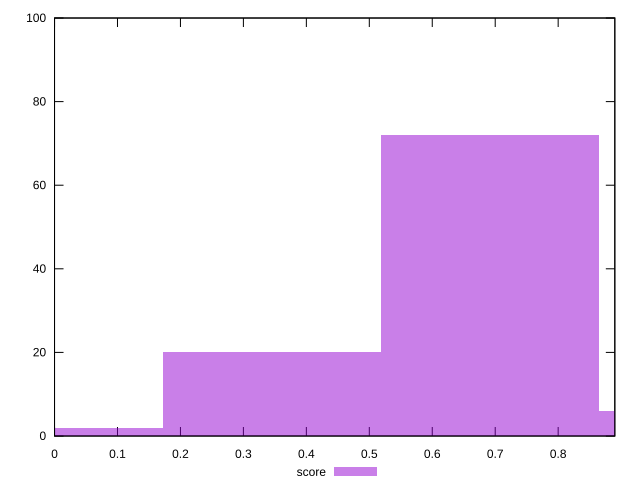

This chart was generated by the following gnuplot code:
reset

$score <<EOF
0.6920100527031325 72
0.34600502635156627 20
1.038015079054699 6
0 2
EOF

set key outside below
set boxwidth 0.34600502635156627
set xrange [0:0.89]
set yrange [0:100]
set trange [0:100]
set style fill transparent solid 0.5 noborder
set terminal svg size 640, 490 enhanced background rgb 'white'
set output "reprap/estimated-input-latency/samples/pages+cached+noexternal+nomedia/score/histogram.svg"

plot $score title "score" with boxes

reset
